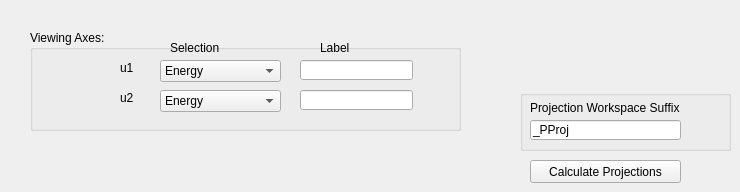
        <widget class="QWidget" name="PowderTab_2">
         <attribute name="title">
          <string>Powder</string>
         </attribute>
         <widget class="QGroupBox" name="groupBox_8">
          <property name="geometry">
           <rect>
            <x>30</x>
            <y>30</y>
            <width>431</width>
            <height>101</height>
           </rect>
          </property>
          <property name="title">
           <string>Viewing Axes:</string>
          </property>
          <widget class="QLabel" name="label_104">
           <property name="geometry">
            <rect>
             <x>90</x>
             <y>30</y>
             <width>21</width>
             <height>16</height>
            </rect>
           </property>
           <property name="text">
            <string>u1</string>
           </property>
          </widget>
          <widget class="QLabel" name="label_106">
           <property name="geometry">
            <rect>
             <x>90</x>
             <y>60</y>
             <width>21</width>
             <height>16</height>
            </rect>
           </property>
           <property name="text">
            <string>u2</string>
           </property>
          </widget>
          <widget class="QLabel" name="label_109">
           <property name="geometry">
            <rect>
             <x>140</x>
             <y>10</y>
             <width>101</width>
             <height>16</height>
            </rect>
           </property>
           <property name="text">
            <string>Selection</string>
           </property>
          </widget>
          <widget class="QLabel" name="label_110">
           <property name="geometry">
            <rect>
             <x>290</x>
             <y>10</y>
             <width>91</width>
             <height>16</height>
            </rect>
           </property>
           <property name="text">
            <string>Label</string>
           </property>
          </widget>
          <widget class="QComboBox" name="comboBoxPowderu1">
           <property name="geometry">
            <rect>
             <x>130</x>
             <y>30</y>
             <width>121</width>
             <height>22</height>
            </rect>
           </property>
           <item>
            <property name="text">
             <string>Energy</string>
            </property>
           </item>
           <item>
            <property name="text">
             <string>|Q|</string>
            </property>
           </item>
           <item>
            <property name="text">
             <string>2Theta</string>
            </property>
           </item>
           <item>
            <property name="text">
             <string>Det Group Number</string>
            </property>
           </item>
           <item>
            <property name="text">
             <string>Time Channel</string>
            </property>
           </item>
          </widget>
          <widget class="QComboBox" name="comboBoxPowderu2">
           <property name="geometry">
            <rect>
             <x>130</x>
             <y>60</y>
             <width>121</width>
             <height>22</height>
            </rect>
           </property>
           <item>
            <property name="text">
             <string>Energy</string>
            </property>
           </item>
           <item>
            <property name="text">
             <string>|Q|</string>
            </property>
           </item>
           <item>
            <property name="text">
             <string>2Theta</string>
            </property>
           </item>
           <item>
            <property name="text">
             <string>Det Group Number</string>
            </property>
           </item>
           <item>
            <property name="text">
             <string>Time Channel</string>
            </property>
           </item>
          </widget>
          <widget class="QLineEdit" name="lineEditPowderu1">
           <property name="geometry">
            <rect>
             <x>270</x>
             <y>30</y>
             <width>113</width>
             <height>20</height>
            </rect>
           </property>
          </widget>
          <widget class="QLineEdit" name="lineEditPowderu2">
           <property name="geometry">
            <rect>
             <x>270</x>
             <y>60</y>
             <width>113</width>
             <height>20</height>
            </rect>
           </property>
          </widget>
         </widget>
         <widget class="QPushButton" name="pushButtonPowderCalcProj">
          <property name="geometry">
           <rect>
            <x>530</x>
            <y>160</y>
            <width>151</width>
            <height>23</height>
           </rect>
          </property>
          <property name="text">
           <string>Calculate Projections</string>
          </property>
         </widget>
         <widget class="QGroupBox" name="groupBox_9">
          <property name="geometry">
           <rect>
            <x>520</x>
            <y>90</y>
            <width>211</width>
            <height>61</height>
           </rect>
          </property>
          <property name="title">
           <string/>
          </property>
          <widget class="QLineEdit" name="lineEditPowderWorkspaceSuffix">
           <property name="geometry">
            <rect>
             <x>10</x>
             <y>30</y>
             <width>151</width>
             <height>20</height>
            </rect>
           </property>
           <property name="text">
            <string>_PProj</string>
           </property>
          </widget>
          <widget class="QLabel" name="label_111">
           <property name="geometry">
            <rect>
             <x>10</x>
             <y>10</y>
             <width>181</width>
             <height>16</height>
            </rect>
           </property>
           <property name="text">
            <string>Projection Workspace Suffix</string>
           </property>
          </widget>
         </widget>
        </widget>
